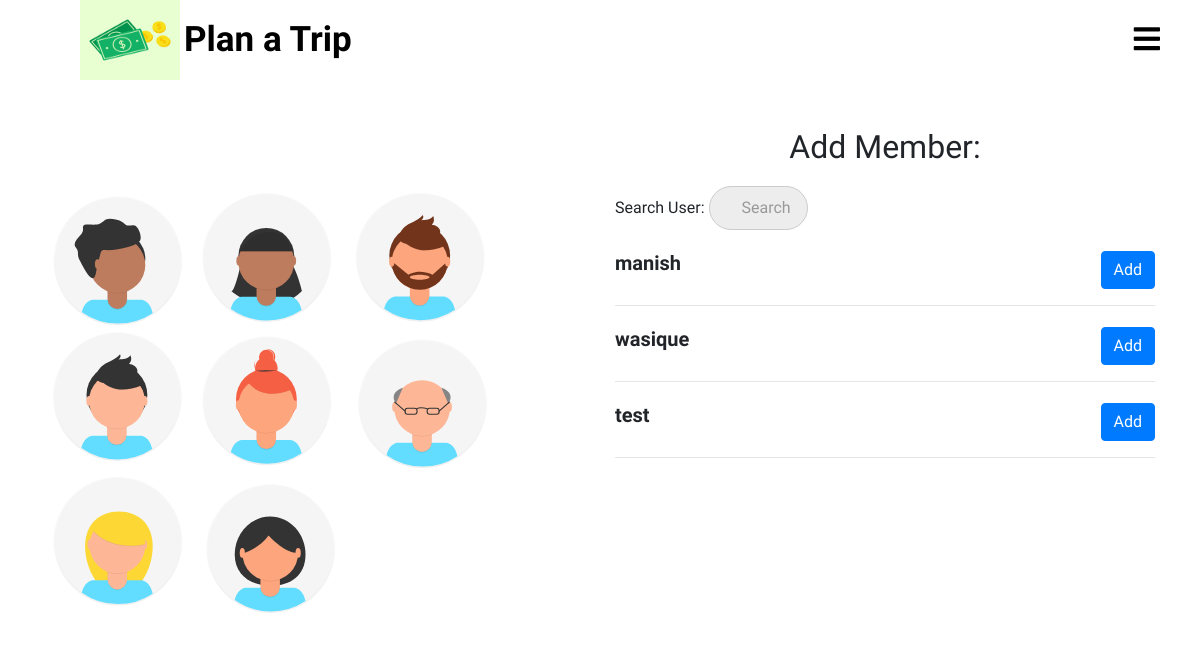
/splitter/members_list/35/, run on an earlier commit of the app's database.
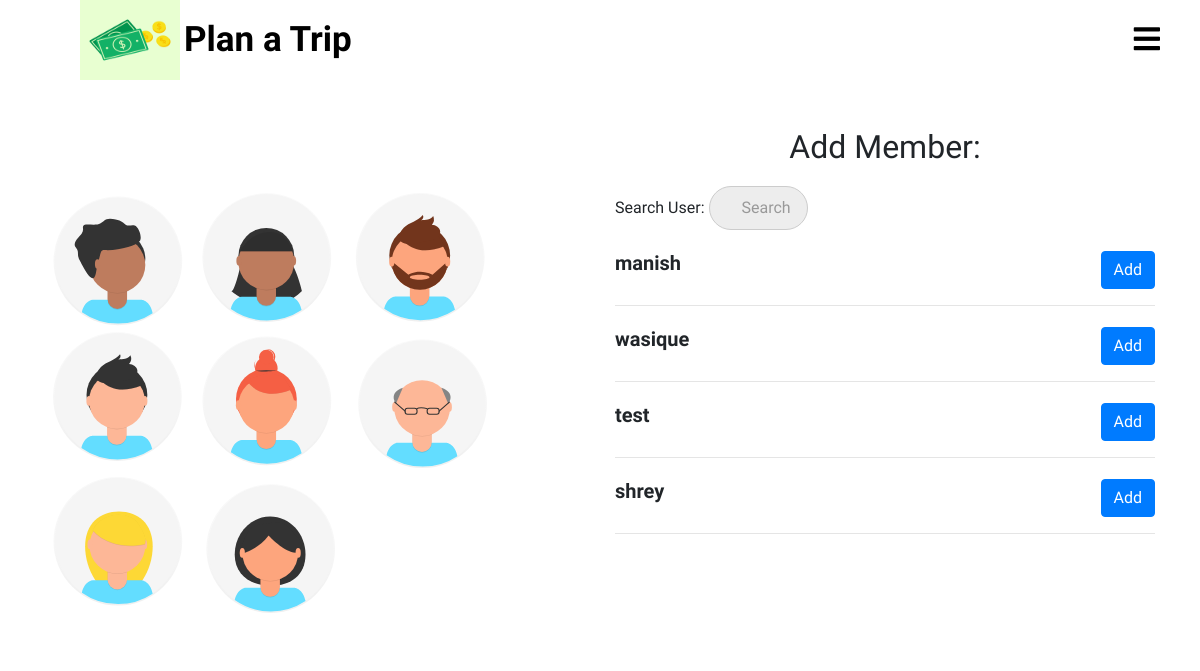
And on a later commit of the database.
### splitter/models.py (models this page shows)
class User(AbstractUser):
    pass

### splitter/views.py (the view)
# urls.py: path('members_list/<int:pk>/',views.list_members,name="list_members"),
def list_members(request,pk):
    rooms = get_object_or_404(room,pk=pk)
    query = request.GET.get("q", None)
    members = room_members.objects.filter(room=rooms)
    members_list = [x.member for x in members]
    qs = User.objects.all()
    if query is not None:
        qs = qs.filter(
                Q(username__icontains=query)
                )
    qs_one = []
    for x in qs:
        if x in members_list:
            pass
        else:
            qs_one.append(x)
    context = {
        "members_list": qs_one,
        "rooms":rooms
    }
    template = "splitter/members_list.html"
    return render(request, template, context)

### templates/splitter/members_list.html
{% extends 'splitter/base.html' %}
{% load static %}
{% block css %}
  <link rel="stylesheet" href="{% static 'css/mysearchbar.css' %}">
  <link rel="stylesheet" href="{% static 'css/members_list.css' %}">
{% endblock %}
{% block content %}
<div class="add-member-page">
  <div class="row">
    <div class="col-lg-6">
      <div class="add-member-img-grid">
        <img src="{% static 'images/undraw_team_ih79.svg' %}" alt="" class="add-member-img">
      </div>
    </div>
    <div class="col-lg-6">
      <div class="container add-member-grid">
        <h2>Add Member:</h2>
        <form method='GET' action="{% url 'splitter:list_members' pk=rooms.pk %}">
          <p>Search User: <input type='search' name='q' placeholder='Search'></p>
        </form>
        {% for obj in members_list %}
        <div class="member-box">
        <h5><b>{{ obj.username }}</b>
        <div class="add-button">
          <a href="{% url 'splitter:add_member' pk=rooms.pk id=obj.id %}" class="btn btn-primary">Add</a>
        </div>
        </h5>
        </div>
        <hr>
        {% endfor %}
      </div>
    </div>
  </div>
</div>
{% endblock %}

### templates/splitter/base.html (shortened to what this page needs)
{% load static %}
<!DOCTYPE html>
<html lang="en" dir="ltr">
  <head>
    <link rel="stylesheet" href="https://stackpath.bootstrapcdn.com/bootstrap/4.5.0/css/bootstrap.min.css">
    <link rel="stylesheet" href="https://pro.fontawesome.com/releases/v5.10.0/css/all.css">
  	<link href="https://unpkg.com/aos@2.3.1/dist/aos.css" rel="stylesheet">
    <link rel="stylesheet" href="{% static 'css/home_page.css' %}">
    {% block css %}
    {% endblock %}
    {% load bootstrap4 %}
    {% bootstrap_css %}
  </head>
  <body>
    <nav>
      <label for="check" class="checkbtn">
        <i class="fas fa-bars"></i>
      </label>
      <a href="{% url 'home' %}">
      <label class="logoimg"> <img src="{% static 'images/main123.jpg' %}" alt=""> </label>
      <label class="logo">Plan a Trip</label>
      </a>
    </nav>
    {% block content %}
    {% endblock %}
    </body>
</html>

### static/css/home_page.css (style rules this page uses)
* { padding: 0; margin: 0; text-decoration: none; list-style: none; box-sizing: border-box; font-family: 'Merienda One', cursive; }
body,html { overflow-x: hidden; }
:root { var(--IndianRed): #db575b; var(--Aqua): #99ffe4; var(--MiddleBlue): #88cfd3; var(--SteelBlue): #578bb2; var(--BdazzledBlue): #345c98; var(--DarkButton): linear-gradient(to top, #30cfd0 0%, #330867 100%); var(--LightButton): linear-gradient(to top, #48c6ef 0%, #6f86d6 100%); var(--RedButton): linear-gradient(45deg, #874da2 0%, #c43a30 100%); }
nav { background: white; position: sticky; height: 80px; width: 100%; color: white; top: 0; z-index: 100; margin: 0px; }
label.logo { vertical-align: top; font-size: 35px; line-height: 80px; font-weight: bold; color: black; margin: 0; }
label.logoimg { margin-left: 80px; }
label.logoimg img { height: 80px; width: 100px; }
.checkbtn { font-size: 30px; color: black; float: right; line-height: 80px; margin-right: 40px; cursor: pointer; display: none; }
.logoimg { height: 100px; width: 100px; }
@media only screen and (max-width: 1350px) { .checkbtn { display: block; } }

### static/css/members_list.css (style rules this page uses)
* { margin: 0; padding: 0; }
body,html { margin: 0; padding: 0; }
.add-member-page .row { width: 100%; }
.add-member-img-grid { width: 100%; height: 100%; margin: 0px; }
.add-member-img { position: relative; width: 100%; height: 60vh; padding: 30px; margin-top: 75px; padding-left: 0px; }
.add-member-grid { display: flex; flex-direction: column; padding: 0px 50px; margin: 20px 0px; }
.add-member-grid h2 { text-align: center; margin: 20px 0px; }
.add-member-grid .member-box { display: inline-table; width: 100%; padding-top: 5px; }
.add-member-grid .member-box .add-button { float: right; margin-right: 0px; }

What changed in the data, as far as the page shows it:
added User: username "shrey"
